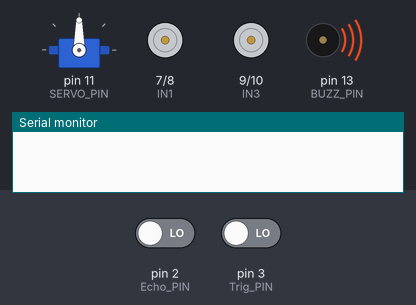
Recording of a sketch running on a simulated Arduino Uno, built with avr-gcc and run on an emulated ATmega328P. Shown: servo, motor-driver pin pairs drawn as motors (green arrow = first pin HIGH = forward, orange = second pin HIGH = backward, longer = more drive, scaled by the enable pin), buzzer (waves = sounding, pin HIGH), the last lines printed to the serial monitor. The test bench sets the inputs (shaded band); at power-on: pin 2 (Echo_PIN) LOW, pin 3 (Trig_PIN) LOW.

Above: at 0.1 s.
At 3.2 s:
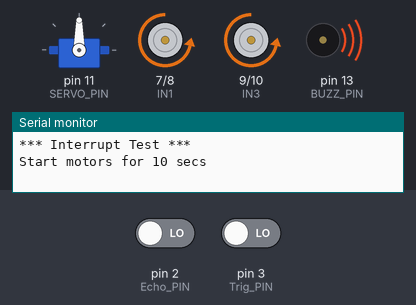
3.3 s: pin 2 (Echo_PIN) driven HIGH
Timing chart, 0 to 6.3 s (numbered marks = the images above; inputs shaded):
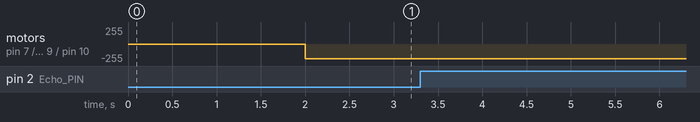

The sketch:

InterruptTest.ino
```cpp
#include "Arduino.h"
#include <Servo.h>
#define SERVO_PIN     11
#define LPT 2 // scan loop counter
#define BUZZ_PIN     13

#define IN1  7    //Right motor(K1/K2) direction Pin 1
#define IN2  8    //Right motor(K1/K2) direction Pin 2
#define IN3  9    //Left motor(K3/K4) direction Pin 1
#define IN4  10   //Left motor(K3/K4) direction Pin 2
#define ENA  5    //ENA PWM speed pin for Right motor(K1/K2)
#define ENB  6    //ENB PWM speed pin for Left motor(K3/K4)

#define Echo_PIN    2 // Ultrasonic Echo pin connect to D11
#define Trig_PIN    3  // Ultrasonic Trig pin connect to D12

Servo head;
volatile unsigned long count2=0;
volatile unsigned long count3=0;
unsigned long prior_count=0;

void pulse2() {
	count2++;
}


void pulse3() {
	count3++;
}

void go_Advance()  //motor rotate clockwise -->robot go ahead
{
	digitalWrite(IN4,HIGH);
	digitalWrite(IN3,LOW);
	digitalWrite(IN2,HIGH );
	digitalWrite(IN1,LOW);
}
void stop_Stop() //motor brake -->robot stop
{
	digitalWrite(IN1, LOW);
	digitalWrite(IN2, LOW);
	digitalWrite(IN3, LOW);
	digitalWrite(IN4,LOW);
	set_Motorspeed(0,0);
}

/*set motor speed */
void set_Motorspeed(int lspeed,int rspeed) //change motor speed
{
	analogWrite(ENB,lspeed);//lspeed:0-255
	analogWrite(ENA,rspeed);//rspeed:0-255
}

void setup() {
//	pinMode(2, INPUT_PULLUP);
//	pinMode(3, INPUT_PULLUP);

	attachInterrupt(digitalPinToInterrupt(2),pulse2,CHANGE);
	attachInterrupt(digitalPinToInterrupt(3),pulse3,CHANGE);

	/******L298N******/
	pinMode(IN1, OUTPUT);
	pinMode(IN2, OUTPUT);
	pinMode(IN3, OUTPUT);
	pinMode(IN4, OUTPUT);
	pinMode(ENA, OUTPUT);
	pinMode(ENB, OUTPUT);

	stop_Stop();//stop move
	/*init HC-SR04*/
	// pinMode(Trig_PIN, OUTPUT);
	// pinMode(Echo_PIN,INPUT);
	// digitalWrite(Trig_PIN,LOW);
	/*init buzzer*/
	pinMode(BUZZ_PIN, OUTPUT);
	digitalWrite(BUZZ_PIN, HIGH);
	/*init servo*/
	head.attach(SERVO_PIN);
	head.write(90);
	delay(2000);
	Serial.begin(9600);

	Serial.println("\n*** Interrupt Test ***");
}

long lastCount2 = 0;
long lastCount3 = 0;
unsigned long lastMicros = 0;

void printCounts(long count2, long count3) {
	unsigned long nowMicros = micros();
	unsigned long time   = nowMicros - lastMicros;

	unsigned long speed2 = (count2 - lastCount2) * 1000000 / time;
	unsigned long speed3 = (count3 - lastCount3) * 1000000 / time;

	Serial.print(time);
	Serial.print(" : 2: ");
	Serial.print(count2);
	Serial.print(" - ");
	Serial.print(speed2);
	Serial.print(" count/s ** 3: ");
	Serial.print(count3);
	Serial.print(" - ");
	Serial.print(speed3);
	Serial.print(" count/s.");
	Serial.println("");


	lastMicros = nowMicros;
	lastCount2 = count2;
	lastCount3 = count3;
}

void loop() {
	long new_count2 = 0;
	long new_count3 = 0;

	Serial.println("Start motors for 10 secs");
	lastMicros = micros();
	set_Motorspeed(220, 220);
	go_Advance();

	unsigned long startMillis = millis();
	unsigned long lastTime = millis();

	while(millis() - startMillis < 10000) {
		new_count2 = count2;
		new_count3 = count3;

		if (new_count2 + new_count3 != prior_count) {
			printCounts(new_count2, new_count3);
			prior_count = new_count2 + new_count3;
		}

		delay(100); // print at reasonable speed
	}

	Serial.println("Stop motors for 10 secs");
	stop_Stop();
	delay(500);
	while(millis() - startMillis < 20000){
		new_count2 = count2;
		new_count3 = count3;

		if (new_count2 + new_count3 != prior_count) {
			printCounts(new_count2, new_count3);
			prior_count = new_count2 + new_count3;
		}

		delay(10); // print at reasonable speed
	}
	count2 = count3 = 0;
}
```
